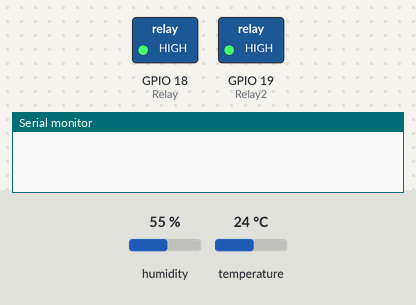
This sketch was run on a simulated ESP32. On the bench: switched loads named in the sketch (green lamp = pin HIGH), the last lines printed to the serial monitor. Inputs (shaded band) come from the test bench; at power-on: humidity 55 %, temperature 24 °C. WiFi joins after 1.5 s; servers stay silent unless stated; the local clock reads 2024-03-15 10:24:30 at power-on unless the sketch sets it; storage starts empty.

Above: at 0.1 s.
At 3.2 s:
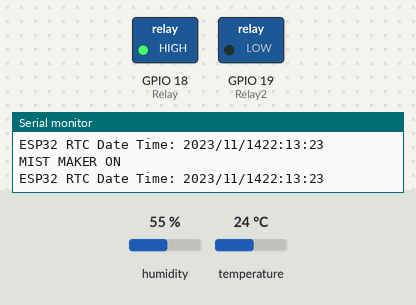
3.3 s: humidity set to 88 %
Timing chart, 0 to 6.3 s (numbered marks = the images above; inputs shaded):
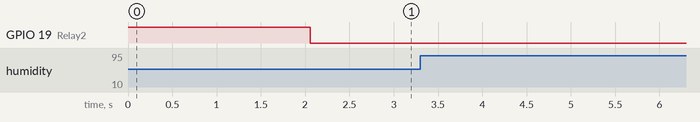

The sketch:

ESP_Chart_Web_Server.ino
```cpp
#include "DHT.h"
#include "RTClib.h"
#include <WiFi.h>
#include <ESPAsyncWebServer.h>
#include <SPIFFS.h>

#define DHTPIN 2
#define DHTTYPE DHT11

const char* ssid = "DIR-612-F569";
const char* password = "BennettdanLala";

// Create AsyncWebServer object on port 80
AsyncWebServer server(80);


RTC_DS3231 rtc;
char daysOfTheWeek[7][12] = {"Sunday", "Monday", "Tuesday", "Wednesday", "Thursday", "Friday", "Saturday"};

DHT dht(DHTPIN, DHTTYPE);


String readDHT11Temperature() {
  float t = dht.readTemperature();
  if (isnan(t)) {
    Serial.println("Failed to read from DHT11 sensor!");
    return "";
  }
  else {
    Serial.println(t);
    return String(t);
  }
}

String readDHT11Humidity() {
  float h = dht.readHumidity();
  if (isnan(h)) {
    Serial.println("Failed to read from DHT11 sensor!");
    return "";
  }
  else {
    Serial.println(h);
    return String(h);
  }
}

int Relay = 18;
const int OnHour = 10; //SET TIME TO ON RELAY (24 HOUR FORMAT)
const int OnMin = 00;
const int OffHour = 11; //SET TIME TO OFF RELAY
const int OffMin = 00;

int Relay2 = 19;
const int OnOverdrive = 75; //SET HUMIDITY TO ON RELAY
const int OffOverdrive = 90; //SET HUMIDITY TO OFF RELAY

void setup(){
  // Serial port for debugging purposes
  Serial.begin(9600);

dht.begin();
   pinMode(Relay2, OUTPUT);
  digitalWrite(Relay2, HIGH);

  if (! rtc.begin()) {
    Serial.println("Couldn't find RTC");
    while (1);
  }

  rtc.begin();
  pinMode(Relay, OUTPUT);
  digitalWrite(Relay, HIGH);

   rtc.adjust(DateTime(F(__DATE__), F(__TIME__)));

  // Initialize SPIFFS
  if(!SPIFFS.begin()){
    Serial.println("An Error has occurred while mounting SPIFFS");
    return;
  }

  // Connect to Wi-Fi
  WiFi.begin(ssid, password);
  while (WiFi.status() != WL_CONNECTED) {
    delay(1000);
    Serial.println("Connecting to WiFi..");
  }

  // Print ESP32 Local IP Address
  Serial.println(WiFi.localIP());

  // Route for root / web page
  server.on("/", HTTP_GET, [](AsyncWebServerRequest *request){
    request->send(SPIFFS, "/index.html");
  });
  server.on("/temperature", HTTP_GET, [](AsyncWebServerRequest *request){
    request->send_P(200, "text/plain", readDHT11Temperature().c_str());
  });
  server.on("/humidity", HTTP_GET, [](AsyncWebServerRequest *request){
    request->send_P(200, "text/plain", readDHT11Humidity().c_str());
  });

  // Start server
  server.begin();
}

void loop(){

  DateTime now = rtc.now();
  Serial.print("ESP32 RTC Date Time: ");
  Serial.print(now.year(), DEC);
  Serial.print('/');
  Serial.print(now.month(), DEC);
  Serial.print('/');
  Serial.print(now.day(), DEC);
  Serial.print(now.hour(), DEC);
  Serial.print(':');
  Serial.print(now.minute(), DEC);
  Serial.print(':');
  Serial.println(now.second(), DEC);


  if(now.hour() == OnHour && now.minute() == OnMin){
    digitalWrite(Relay,LOW);
    Serial.println("LIGHT ON");
      }

    else if(now.hour() == OffHour && now.minute() == OffMin){
      digitalWrite(Relay,HIGH);
      Serial.println("LIGHT OFF");
    }

float temp = dht.readTemperature();
float hum = dht.readHumidity();

    if(hum <= OnOverdrive){
    digitalWrite(Relay2,LOW);
    Serial.println("MIST MAKER ON");
    }

    else if(hum >= OffOverdrive){
      digitalWrite(Relay2,HIGH);
      Serial.println("MIST MAKER OFF");
    }


}
```
